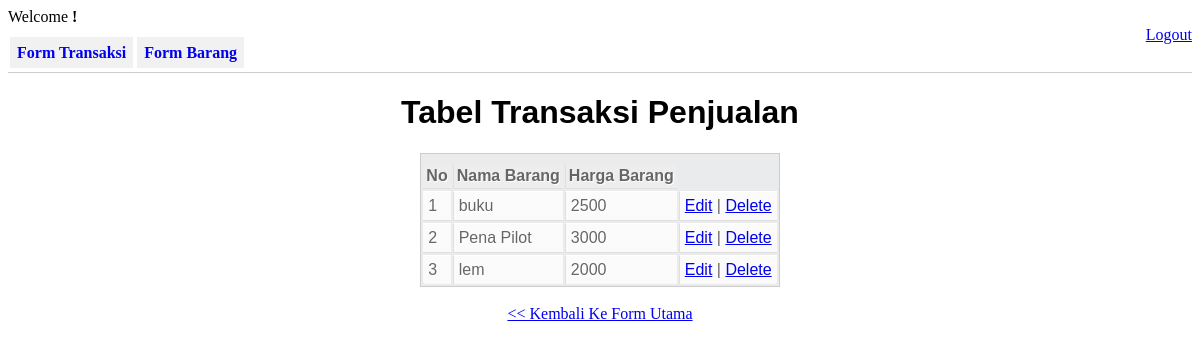
Screenshot of /barang/view_barang.php with the database file from the repository.
### tables this page shows
CREATE TABLE `barang` (
  `id_barang` int(6) UNSIGNED NOT NULL,
  `nama_barang` varchar(50) NOT NULL,
  `harga_barang` varchar(30) NOT NULL
);

### barang/view_barang.php (the view, shortened to what this page needs)
<html>
<head>
</head>
<link rel="stylesheet" href="../style.css">
<body>
<div>
	<tr>Welcome <b><?php echo $_SESSION['username']; ?>!</b></tr>
	<tr><div align="right"><a href="../logout.php">Logout</a></div></tr>
</div>
<div id="nav">
	<a href="../index.php">Form Transaksi</a>
	<a href="../barang/input_barang.php">Form Barang</a>
</div>
<?php require "../koneksi.php"; ?>
<div align="center">
<table>
<h1>Tabel Transaksi Penjualan</h1>
<tr>
	<th bgcolor="#ffc0cb">No</th>
	<th bgcolor="#ffc0cb">Nama Barang</th>
	<th bgcolor="#ffc0cb">Harga Barang</th>
</tr>
<?php
		$query = mysqli_query($conn,"SELECT * FROM barang ORDER BY id_barang ASC");
		if(mysqli_num_rows($query)){
		$id_barang = "1";
            while($data = mysqli_fetch_array($query)){
        ?>
        <tr>
            <td><?php echo $id_barang ?></td>
			<td><?php echo $data["nama_barang"];?></td>
            <td><?php echo $data["harga_barang"];?></td>
            <td><?php echo "<a href='edit_barang.php?id_barang=".$data['id_barang']."'> Edit</a>";?> |
			<?php echo "<a href='delete_barang.php?id_barang=".$data['id_barang']."'> Delete</a>";?></td>
        </tr>
        <?php $id_barang++; } ?>
        <?php } ?>
</table>
</div>
<br>
<div align="center">
<a href="input_barang.php" > &lt;&lt; Kembali Ke Form Utama</a>
</div>
</body>
</html>

### style.css (style rules this page uses)
h1 { font-family: sans-serif; }
#nav { height:28px; font-weight:bold; border-bottom:1px solid #ccc; padding-left:2px; }
#nav a { display:line; padding:7px; text-decoration:none; background-color:#f1f1f1; }
table { font-family: Arial, Helvetica, sans-serif; color: #666; text-shadow: 1px 1px 0px #fff; background: #eaebec; border: #ccc 1px solid; padding-top:8px; }
table th { padding: 3px 3px; border-left:1px solid #e0e0e0; border-bottom: 1px solid #e0e0e0; background: #ededed; }
table th:first-child { border-left:none; }
table tr { text-align: left; padding-left: 5px; }
table td:first-child { text-align: left; padding-left: 5px; border-left: 0; }
table td { padding: 5px 5px; border-top: 1px solid #ffffff; border-bottom: 1px solid #e0e0e0; border-left: 1px solid #e0e0e0; background: #fafafa; background: -webkit-gradient(linear, left top, left bottom, from(#fbfbfb), to(#fafafa)); background: -moz-linear-gradient(top, #fbfbfb, #fafafa); }
table tr:last-child td { border-bottom: 0; }
table tr:last-child td:first-child { -moz-border-radius-bottomleft: 3px; -webkit-border-bottom-left-radius: 3px; border-bottom-left-radius: 3px; }
table tr:last-child td:last-child { -moz-border-radius-bottomright: 3px; -webkit-border-bottom-right-radius: 3px; border-bottom-right-radius: 3px; }

### rows the page displays
barang: nama_barang "buku", harga_barang "2500"
barang: nama_barang "Pena Pilot", harga_barang "3000"
barang: nama_barang "lem", harga_barang "2000"
